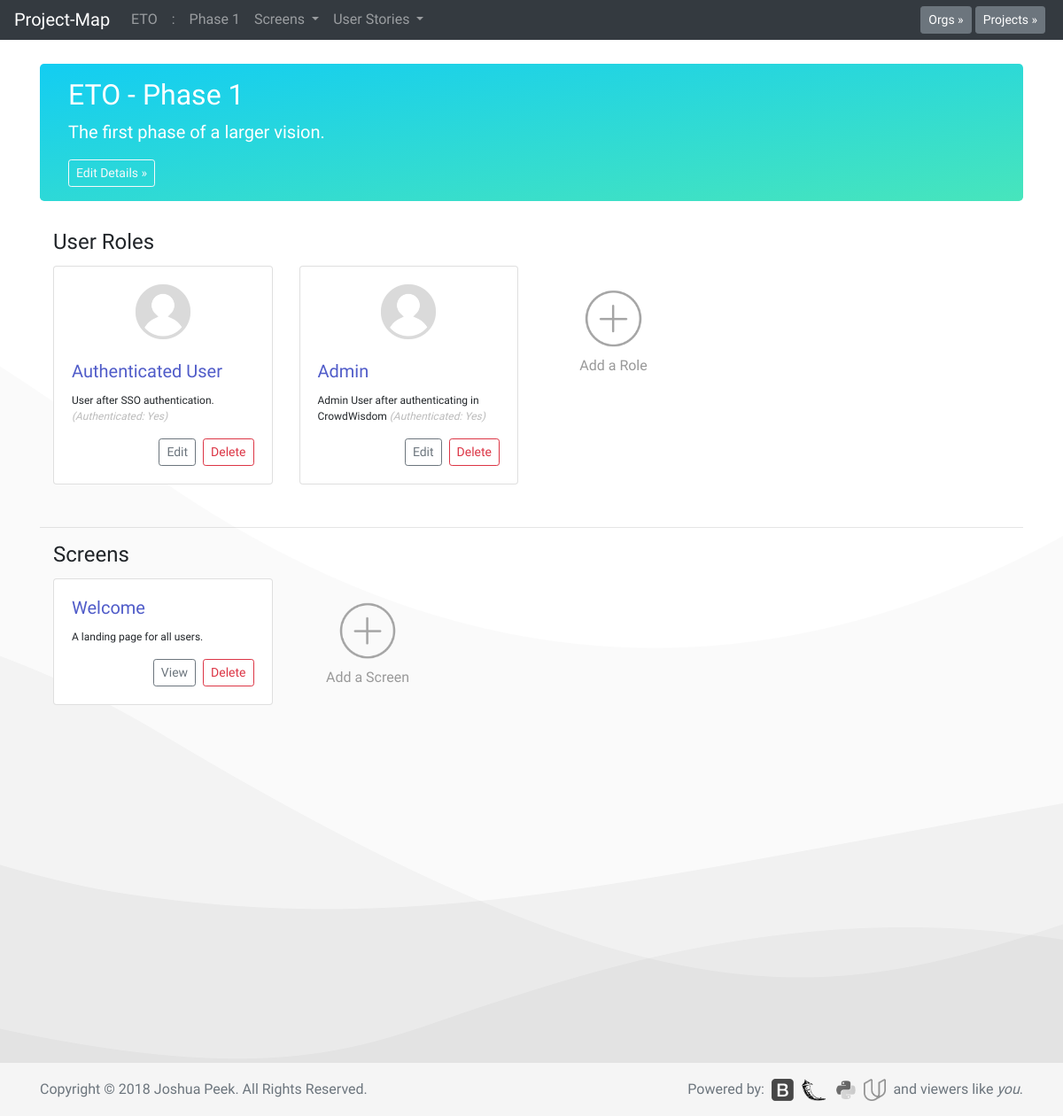
/o?1&p?1, run on an earlier commit of the app's database.
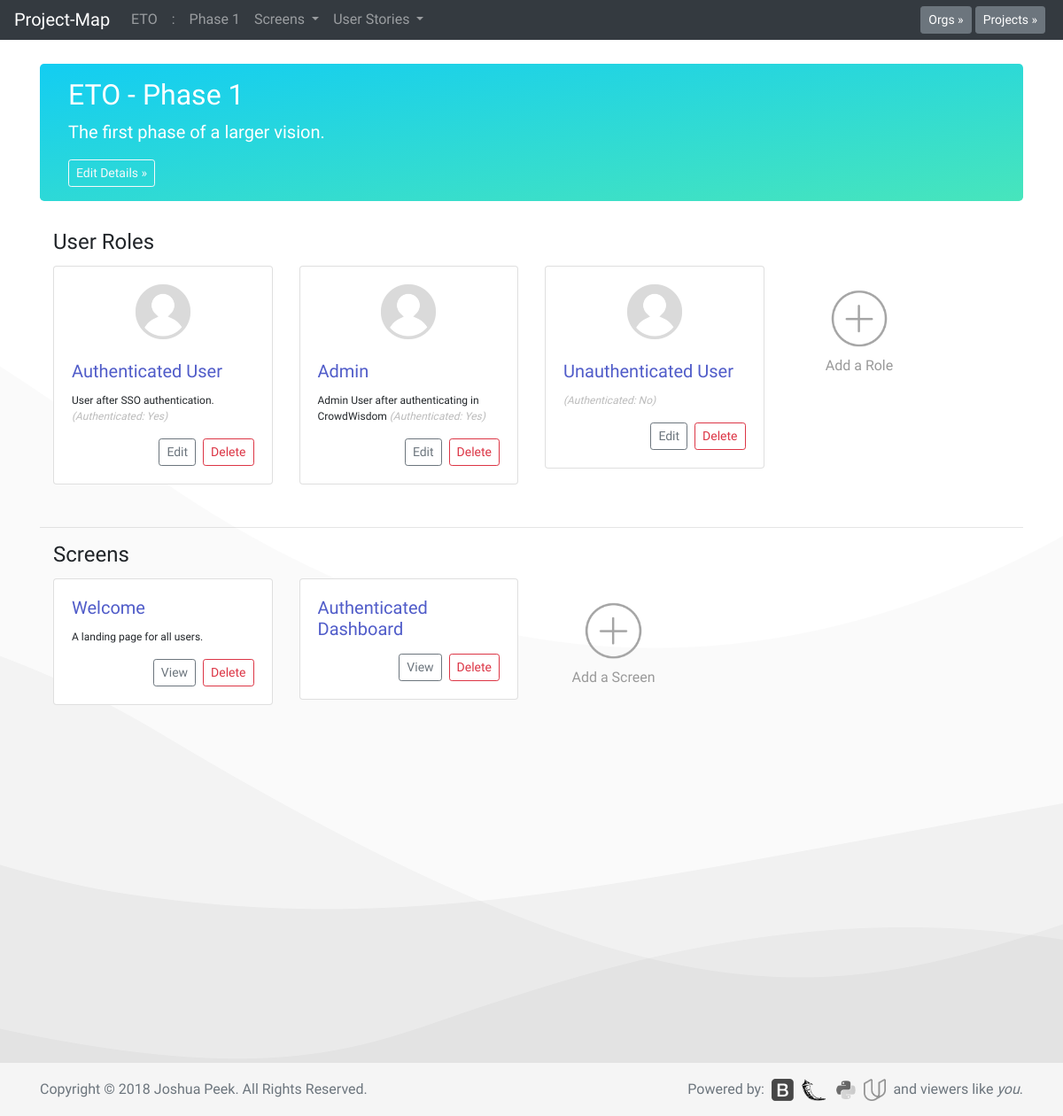
And on a later commit of the database.
### database_setup.py (models this page shows, shortened)
class Org(Base):
    __tablename__ = 'org'
    id = Column(Integer, primary_key=True)
    title = Column(String(250), nullable=False)
    description = Column(String(500))

class Project(Base):
    __tablename__ = 'project'
    id = Column(Integer, primary_key=True)
    title = Column(String(250), nullable=False)
    description = Column(String(500))
    org_id = Column(Integer, ForeignKey('org.id'))
    org = relationship(Org)

class Role(Base):
    __tablename__ = 'role'
    id = Column(Integer, primary_key=True)
    title = Column(String(250), nullable=False)
    description = Column(String(500))
    authRequired = Column(String(5))
    project_id = Column(Integer, ForeignKey('project.id'))
    project = relationship(Project)

class Screen(Base):
    __tablename__ = 'screen'
    id = Column(Integer, primary_key=True)
    title = Column(String(250), nullable=False)
    description = Column(String(500))
    project_id = Column(Integer, ForeignKey('project.id'))
    project = relationship(Project)

### app.py (the view)
@app.route('/o?<int:org_id>&p?<int:project_id>')
def projectPage(org_id, project_id):
    allorgs = session.query(Org).all()
    allprojects = session.query(Project).all()
    org = session.query(Org).filter_by(id=org_id).one()
    project = session.query(Project).filter_by(id=project_id).one()
    projects = session.query(Project).filter_by(org_id=org.id).all()
    roles = session.query(Role).filter_by(project_id=project.id).all()
    screens = session.query(Screen).filter_by(project_id=project.id).all()
    fgs = session.query(Functgroup).filter_by(project_id=project.id).all()
    functions = session.query(Function).filter_by(project_id=project.id).all()
    return render_template('project.html', org=org,
                           project=project, roles=roles,
                           screens=screens, fgs=fgs,
                           functions=functions, projects=projects,
                           allorgs=allorgs, allprojects=allprojects)

### templates/project.html (shortened to what this page needs)
<!doctype html>
<html lang="en">
  {% include "header.html" %}
  <body>
    {% include "menu.html" %}
    <main role="main" class="container">
      <div class="jumbotron" style="padding:1rem 2rem;background-image:linear-gradient(to bottom right, #13cdf2, #47e5bc);">
        <h2>{{org.title}} - {{project.title}}</h2>
        <p class="lead">{{project.description}}
          {% if project.description == "" %}<br>{% endif %}</p>
        <button type="button" class="btn btn-sm btn btn-outline-light" data-toggle="modal" data-target="#edit-project-details">Edit Details &raquo;</button>
      </div>
            <div class="container">
              <div class="row">
                <div class="col-md-12 mb-1">
                  <h4>User Roles</h4>
                </div>
              </div>
              <div class="row">
                {% for i in roles %}
                <div class="col-md-3" style="margin-bottom:2rem;">
                  <div class="card mx-auto">
                    <div class="card-body mx-auto" style="word-break:unset;">
                      <center><img src="../../../static/images/profile.png" width="30%"></center><br>
                      <h5 class="card-title" style="color:#505cc9;">{{i.title}}</h5>
                      <p class="card-text" style="font-size: .75rem;">{{i.description}}
                        {% if authRequired != "" %}<i style="font-size: .75rem;color: #bbb;">(Authenticated: {{i.authRequired}})</i>{% endif %}</p>
                      <span style="float:right;"><a href="{{url_for('editRole', role_id = i.id)}}" class="btn btn-sm btn-outline-secondary">Edit</a>&nbsp;
                      <a href="{{url_for('delRole', role_id = i.id)}}" class="btn btn-sm btn-outline-danger">Delete</a></span>
                    </div>
                  </div>
                </div>
                {% endfor %}
                <div class="col-md-2" style="margin-bottom:2rem;">
                  <div class="card mx-auto" style="background-clip: text;color: #999;border: 0px solid #C9C9C9;">
                    <div class="card-body">
                      <center>
                        <a type="button" data-toggle="modal" data-target="#add-role" href="#add-role">
                          <img src="../../static/images/plus.png" width="70%">
                        </a>
                        <p style="color:#999;text-size:.75rem;">Add a Role</p>
                      </center>
                    </div>
                  </div>
                </div>
              </div>
            </div>
      <hr>
      <div class="container">
        <div class="row">
          <div class="col-md-12 mb-1">
            <h4>Screens</h4>
          </div>
        </div>
        <div class="row">
          {% for i in screens %}
          <div class="col-md-3" style="margin-bottom:2rem;">
            <div class="card">
              <div class="card-body">
                <h5 class="card-title" style="color:#505cc9;">{{i.title}}</h5>
                <p class="card-text" style="font-size: .75rem;">{{i.description}}</p>
                <span style="float:right;"><a href="{{url_for('screenPage', project_id = project.id, screen_id=i.id)}}" class="btn btn-sm btn-outline-secondary">View</a>&nbsp;
                <a href="{{url_for('delScreen', screen_id = i.id)}}" class="btn btn-sm btn-outline-danger">Delete</a></span>
              </div>
            </div>
          </div>
          {% endfor %}
          <div class="col-md-2" style="margin-bottom:2rem;">
            <div class="card" style="background-clip: text;color: #999;border: 0px solid #C9C9C9;">
              <div class="card-body">
                <center>
                  <a type="button" data-toggle="modal" data-target="#add-screen" href="#add-screen">
                    <img src="../../static/images/plus.png" width="70%">
                  </a>
                  <p style="color:#999;text-size:.75rem;">Add a Screen</p>
                </center>
              </div>
            </div>
          </div>
        </div>
      </div>
    </main>
  {% include "footer.html" %}
  </body>
</html>

### templates/header.html (shortened to what this page needs)
<head>
  <link href="../../../../static/styles.css" rel="stylesheet">
</head>

### templates/menu.html (shortened to what this page needs)
<nav class="navbar navbar-expand-md navbar-dark fixed-top bg-dark">
  <a class="navbar-brand" href="/">Project-Map</a>
  <div class="collapse navbar-collapse" id="navbarCollapse">
    <ul class="navbar-nav mr-auto">
      {% if org is defined %}
      <li class="nav-item">
        <a class="nav-link" href="{{url_for('orgPage', org_id=org.id)}}">{{org.title}}</a>
      </li>
      {% endif %}
      {% if project is defined %}
      <li class="nav-item">
        <span class="nav-link">:</span>
      </li>
      <li class="nav-item">
        <a class="nav-link" href="{{url_for('projectPage', org_id=project.org.id,
          project_id=project.id)}}">{{project.title}}
        </a>
      </li>
      {% endif %}
      {% if screens is defined %}
      <li class="nav-item dropdown">
        <a class="nav-link dropdown-toggle" href="#" id="navbarDropdown" role="button" data-toggle="dropdown" aria-haspopup="true" aria-expanded="false">
          Screens
        </a>
      </li>
      {% endif %}
      {% if screens is defined %}
      <li class="nav-item dropdown">
        <a class="nav-link dropdown-toggle" href="#" id="navbarDropdown" role="button" data-toggle="dropdown" aria-haspopup="true" aria-expanded="false">
          User Stories
        </a>
      </li>
      {% endif %}
    </ul>
    {% if allorgs is defined %}
    <button type="button" class="btn btn-secondary btn-sm my-2 my-sm-0" data-toggle="modal" data-target="#org-select">Orgs &raquo;</button>&nbsp;
    {% endif %}
    {% if allprojects is defined %}
    <button type="button" class="btn btn-secondary btn-sm my-2 my-sm-0" data-toggle="modal" data-target="#project-select">Projects &raquo;</button>&nbsp;
    {% endif %}
  </div>
</nav>

### templates/footer.html (shortened to what this page needs)
<footer class="footer">
  <div class="container">
    <span class="text-muted">Copyright © 2018 Joshua Peek. All Rights Reserved.</span>
    <span style="float:right;">
      <span class="text-muted">Powered by:&nbsp;</span>
      <a href="https://getbootstrap.com/"><img class="grayscale" src="../../../../static/images/bootstrap.png" height="25px"></a>&nbsp;
      <a href="http://flask.pocoo.org/"><img class="grayscale" src="../../../../static/images/flask.png" height="25px"></a>&nbsp;
      <a href="https://www.python.org/"><img class="grayscale" src="../../../../static/images/python.png" height="25px"></a>&nbsp;
      <a href="https://www.udacity.com/"><img class="grayscale" src="../../../../static/images/udacity.png" height="25px"></a>&nbsp;
      <span class="text-muted"> and viewers like <i>you</i>.</span>
    </span>
  </div>
</footer>

What changed in the data, as far as the page shows it:
added Role: title "Unauthenticated User", authRequired "No"
added Screen: title "Authenticated Dashboard"
